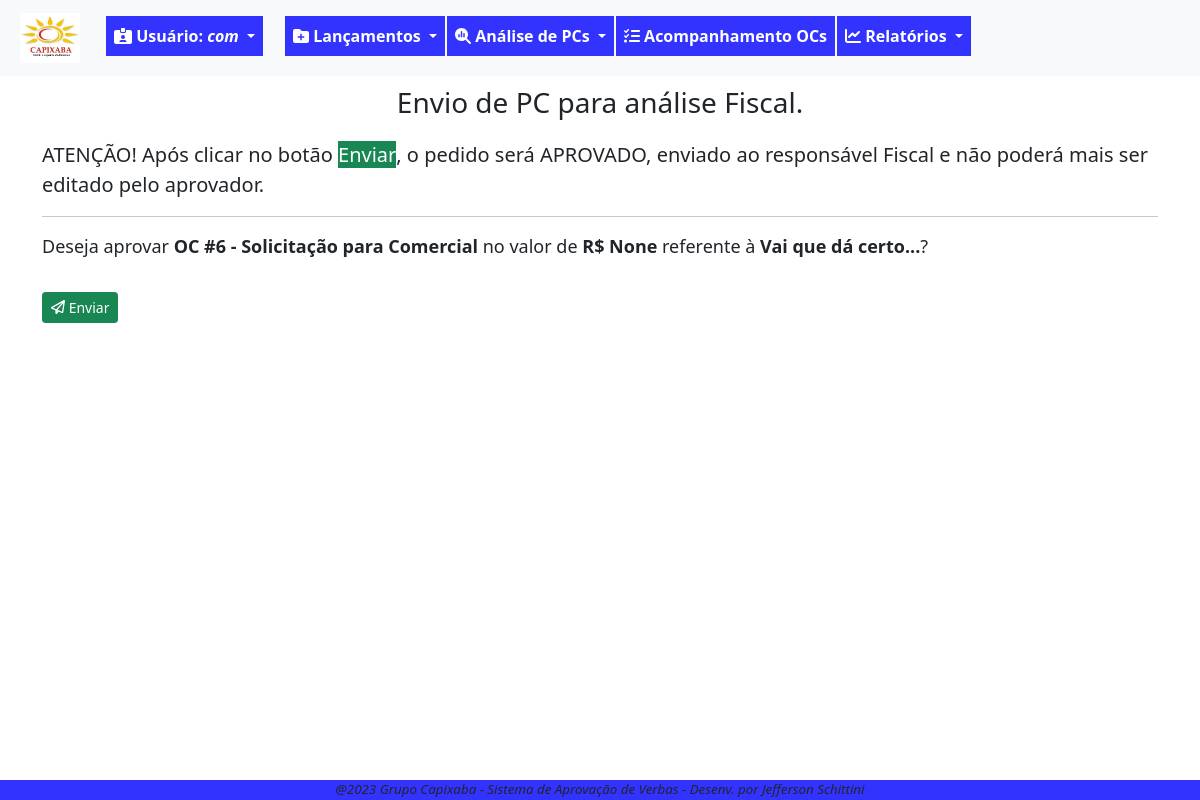
Page /pc/analise/aprova/enviar/6/ (signed in) on the earlier database version.
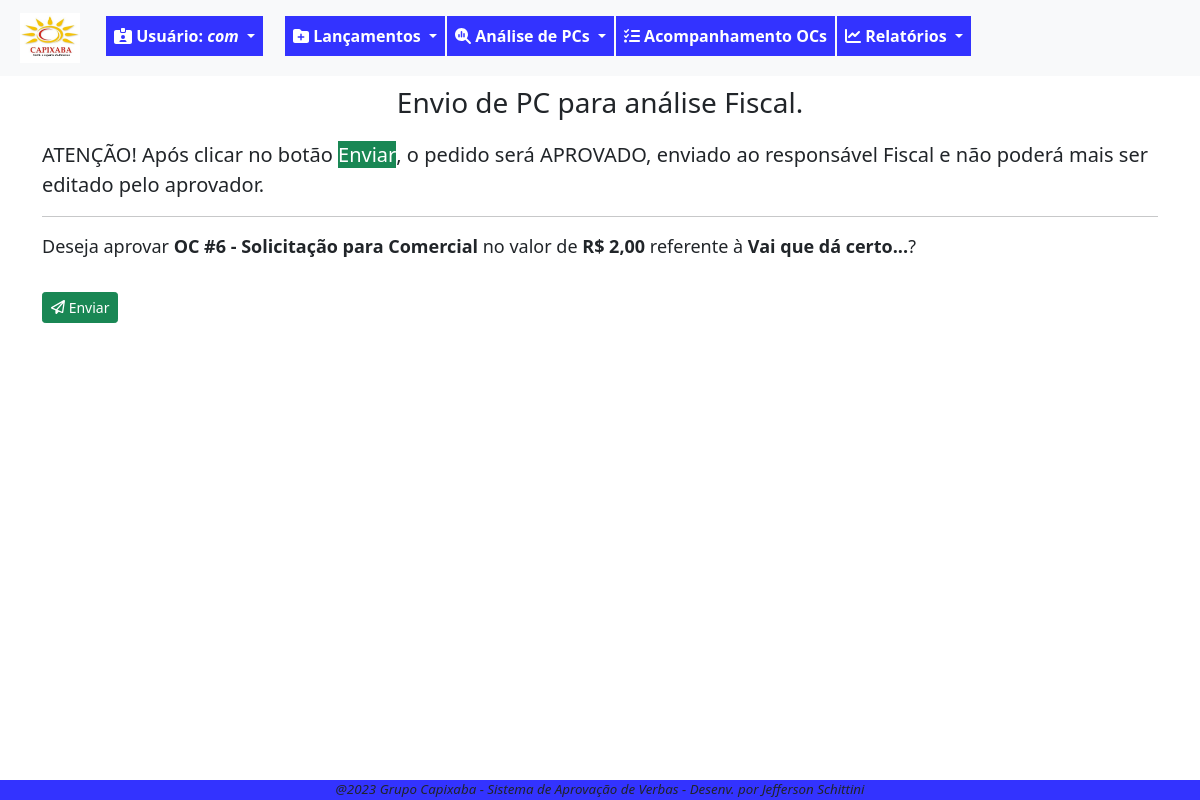
Same page on the later database version.
### fluxo/models.py (models this page shows, shortened)
class PedidoCompra(models.Model):
    SOL = '1'
    APR = '2'
    FIS = '3'
    FIN = '4'
    FIM = '9'
    ETAPAS_CHOICES = [
        (SOL,'Solicitação'),
        (APR,'Aprovação'),
        (FIS,'Fiscal'),
        (FIN,'Financeiro'),
        (FIM,'Finalizada'),
    ]
    ABERTA = 'ABE'
    ANALISE = 'ANL'
    LIBERADA = 'LIB'
    NEGADA = 'NEG'
    CANCELADA = 'CAN'
    STATUS_CHOICES = [
        ('ABE','Aberta'),
        ('ANL','Análise'),
        ('LIB','Liberada'),
        ('NEG','Negada'),
        ('CAN','Cancelada'),
    ]
    data_solic = models.DateTimeField(verbose_name='Data da Solicitação', default=timezone.now)
    usuario_log = models.ForeignKey(User, on_delete=models.PROTECT, verbose_name='Usuário') #deixar este usuário, que herda do padrão django
    setor_oc = models.ForeignKey(Setor, on_delete=models.PROTECT, verbose_name='Setor')
    desc_solic = models.CharField(max_length=100, verbose_name='Descrição do pedido')
    motivo_solic = models.TextField(verbose_name='Motivo do pedido', max_length=1000, help_text='Escreva detalhes da solicitação')
    valor_solic = models.DecimalField(max_digits=9, decimal_places=2, verbose_name='Valor Solicitado')
    anexos = models.FileField(upload_to=anexar_em, blank=True, null=True)  # verificar melhor como se configura, inclusive a constante MEDDIA_ROOT
    data_aprov = models.DateTimeField(verbose_name='Aprovação Diretoria', blank=True, null=True)
    motivo_aprov = models.TextField(verbose_name='Motivo Aprovação', blank=True, max_length=1000, help_text='Escreva detalhes da devolutiva')
    valor_aprov = models.DecimalField(verbose_name='Valor Aprovado', max_digits=9, decimal_places=2, blank=True, null=True)
    data_fin = models.DateTimeField(verbose_name='Liberação Financeiro', blank=True, null=True)
    motivo_fin = models.TextField(verbose_name='Motivo Financeiro', max_length=1000, blank=True, help_text='Escreva detalhes da devolutiva')
    data_fis = models.DateTimeField(verbose_name='Liberação Fiscal', blank=True, null=True)
    motivo_fis = models.TextField(verbose_name='Motivo Fiscal', max_length=1000, blank=True, null=True, help_text='Escreva detalhes da devolutiva')
    etapa_oc = models.CharField(verbose_name='Etapa', choices=ETAPAS_CHOICES, max_length=50, default='1')
    status_oc = models.CharField(verbose_name='Status', choices=STATUS_CHOICES, max_length=50, default='ABE')
    data_fim_oc = models.DateTimeField(verbose_name='Data Encerramento', null=True, blank=True)
    def __str__(self):
        return "OC #{} - Solicitação para {}".format(self.id,self.setor_oc)
    """ atriui a uma variável o nome da classe. Isso pode ser usado em um template para identificar a
    classe que está chamando o formulário e condicionar as ações"""

class Setor(models.Model):
    setor_desc = models.CharField(verbose_name='Setor', max_length=100, unique=True)
    gestor_setor = models.ForeignKey(User, on_delete=models.PROTECT, verbose_name='Gestor', blank=True, null=True)
    def __str__(self):
        return self.setor_desc

### fluxo/views.py (the view, shortened to what this page needs)
# urls.py: path('pc/analise/aprova/enviar/<int:pk>/', PCAprova.as_view(), name='envia-aprova-pc'),
class PCAprova(GroupRequiredMixin, LoginRequiredMixin,UpdateView):
    login_url = reverse_lazy('login')
    group_required = u'Aprovador'
    model = PedidoCompra
    fields=[]
    template_name = 'fluxo/form-aprova-pc.html'
    success_url = reverse_lazy('lista-analise-pc')

### fluxo/templates/fluxo/form-aprova-pc.html (shortened to what this page needs)
{% extends 'paginas/base.html' %}
{% load static %}
{% block info_tela %}
    <h3 style="margin-top: 10px; text-align: center;">Envio de PC para análise Fiscal.</h3>
{% endblock info_tela %}
{% block conteudo %}
    <p style="margin-top: 20px;" class="lead">
        <b>ATENÇÃO!</b> Após clicar no botão <b class="btn-success">Enviar</b>,
        o pedido será APROVADO, enviado ao responsável Fiscal e
        não poderá mais ser editado pelo aprovador.
    </p>
    <hr>
    <form action="" method="post" enctype="multipart/form-data">
        <p style="font-size: large;">Deseja aprovar <strong>{{ object }}</strong>
            no valor de <b>R$ {{ object.valor_aprov }}</b>
            referente à <b>{{ object.motivo_solic }}</b>?
        </p>
        <button type="submit" class="btn btn-success mt-3 btn-sm" >
            <i class="fa-regular fa-paper-plane"></i> Enviar</button>
    </form>
{% endblock conteudo %}

Differences in the rows shown:
changed PedidoCompra "OC #6 - Solicitação para Comercial": valor_aprov "None" → "2,00"
